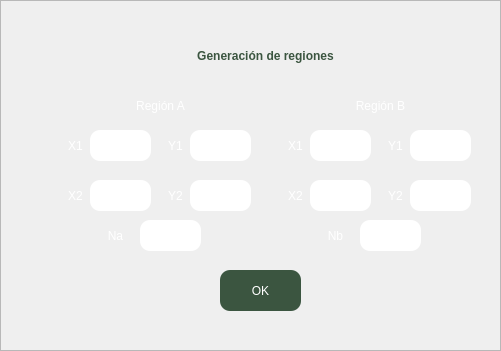
          <widget class="QFrame" name="frame_4">
           <property name="geometry">
            <rect>
             <x>0</x>
             <y>0</y>
             <width>501</width>
             <height>351</height>
            </rect>
           </property>
           <property name="frameShape">
            <enum>QFrame::StyledPanel</enum>
           </property>
           <property name="frameShadow">
            <enum>QFrame::Raised</enum>
           </property>
           <widget class="QLabel" name="label_2">
            <property name="geometry">
             <rect>
              <x>110</x>
              <y>40</y>
              <width>311</width>
              <height>31</height>
             </rect>
            </property>
            <property name="styleSheet">
             <string notr="true">font: 14pt &quot;Roboto&quot;;
color: #3b5540;
font-weight: bold;
</string>
            </property>
            <property name="text">
             <string>Generación de regiones</string>
            </property>
            <property name="textFormat">
             <enum>Qt::AutoText</enum>
            </property>
            <property name="alignment">
             <set>Qt::AlignCenter</set>
            </property>
           </widget>
           <widget class="QLabel" name="label_3">
            <property name="geometry">
             <rect>
              <x>110</x>
              <y>90</y>
              <width>101</width>
              <height>31</height>
             </rect>
            </property>
            <property name="styleSheet">
             <string notr="true">font: 14pt &quot;Roboto&quot;;
color: rgb(255, 255, 255);
</string>
            </property>
            <property name="text">
             <string>Región A</string>
            </property>
            <property name="alignment">
             <set>Qt::AlignCenter</set>
            </property>
           </widget>
           <widget class="QLabel" name="label_4">
            <property name="geometry">
             <rect>
              <x>60</x>
              <y>130</y>
              <width>31</width>
              <height>31</height>
             </rect>
            </property>
            <property name="styleSheet">
             <string notr="true">font: 12pt &quot;Roboto&quot;;
color: rgb(255, 255, 255);
</string>
            </property>
            <property name="text">
             <string>X1</string>
            </property>
            <property name="alignment">
             <set>Qt::AlignCenter</set>
            </property>
           </widget>
           <widget class="QLabel" name="label_5">
            <property name="geometry">
             <rect>
              <x>60</x>
              <y>180</y>
              <width>31</width>
              <height>31</height>
             </rect>
            </property>
            <property name="styleSheet">
             <string notr="true">font: 12pt &quot;Roboto&quot;;
color: rgb(255, 255, 255);
</string>
            </property>
            <property name="text">
             <string>X2</string>
            </property>
            <property name="alignment">
             <set>Qt::AlignCenter</set>
            </property>
           </widget>
           <widget class="QLabel" name="label_6">
            <property name="geometry">
             <rect>
              <x>160</x>
              <y>130</y>
              <width>31</width>
              <height>31</height>
             </rect>
            </property>
            <property name="styleSheet">
             <string notr="true">font: 12pt &quot;Roboto&quot;;
color: rgb(255, 255, 255);
</string>
            </property>
            <property name="text">
             <string>Y1</string>
            </property>
            <property name="alignment">
             <set>Qt::AlignCenter</set>
            </property>
           </widget>
           <widget class="QLabel" name="label_7">
            <property name="geometry">
             <rect>
              <x>160</x>
              <y>180</y>
              <width>31</width>
              <height>31</height>
             </rect>
            </property>
            <property name="styleSheet">
             <string notr="true">font: 12pt &quot;Roboto&quot;;
color: rgb(255, 255, 255);
</string>
            </property>
            <property name="text">
             <string>Y2</string>
            </property>
            <property name="alignment">
             <set>Qt::AlignCenter</set>
            </property>
           </widget>
           <widget class="QLabel" name="label_8">
            <property name="geometry">
             <rect>
              <x>100</x>
              <y>220</y>
              <width>31</width>
              <height>31</height>
             </rect>
            </property>
            <property name="styleSheet">
             <string notr="true">font: 12pt &quot;Roboto&quot;;
color: rgb(255, 255, 255);
</string>
            </property>
            <property name="text">
             <string>Na</string>
            </property>
            <property name="alignment">
             <set>Qt::AlignCenter</set>
            </property>
           </widget>
           <widget class="QTextEdit" name="RA_x1">
            <property name="geometry">
             <rect>
              <x>90</x>
              <y>130</y>
              <width>61</width>
              <height>31</height>
             </rect>
            </property>
            <property name="styleSheet">
             <string notr="true">background: rgb(255, 255, 255);
border-radius: 10px;
font: 10pt &quot;Roboto&quot;;</string>
            </property>
            <property name="html">
             <string>&lt;!DOCTYPE HTML PUBLIC &quot;-//W3C//DTD HTML 4.0//EN&quot; &quot;http://www.w3.org/TR/REC-html40/strict.dtd&quot;&gt;
&lt;html&gt;&lt;head&gt;&lt;meta name=&quot;qrichtext&quot; content=&quot;1&quot; /&gt;&lt;style type=&quot;text/css&quot;&gt;
p, li { white-space: pre-wrap; }
&lt;/style&gt;&lt;/head&gt;&lt;body style=&quot; font-family:'Roboto'; font-size:10pt; font-weight:400; font-style:normal;&quot;&gt;
&lt;p align=&quot;center&quot; style=&quot;-qt-paragraph-type:empty; margin-top:0px; margin-bottom:0px; margin-left:0px; margin-right:0px; -qt-block-indent:0; text-indent:0px;&quot;&gt;&lt;br /&gt;&lt;/p&gt;&lt;/body&gt;&lt;/html&gt;</string>
            </property>
           </widget>
           <widget class="QTextEdit" name="RA_x2">
            <property name="geometry">
             <rect>
              <x>90</x>
              <y>180</y>
              <width>61</width>
              <height>31</height>
             </rect>
            </property>
            <property name="styleSheet">
             <string notr="true">background: rgb(255, 255, 255);
border-radius: 10px;
font: 10pt &quot;Roboto&quot;;</string>
            </property>
            <property name="html">
             <string>&lt;!DOCTYPE HTML PUBLIC &quot;-//W3C//DTD HTML 4.0//EN&quot; &quot;http://www.w3.org/TR/REC-html40/strict.dtd&quot;&gt;
&lt;html&gt;&lt;head&gt;&lt;meta name=&quot;qrichtext&quot; content=&quot;1&quot; /&gt;&lt;style type=&quot;text/css&quot;&gt;
p, li { white-space: pre-wrap; }
&lt;/style&gt;&lt;/head&gt;&lt;body style=&quot; font-family:'Roboto'; font-size:10pt; font-weight:400; font-style:normal;&quot;&gt;
&lt;p align=&quot;center&quot; style=&quot;-qt-paragraph-type:empty; margin-top:0px; margin-bottom:0px; margin-left:0px; margin-right:0px; -qt-block-indent:0; text-indent:0px;&quot;&gt;&lt;br /&gt;&lt;/p&gt;&lt;/body&gt;&lt;/html&gt;</string>
            </property>
           </widget>
           <widget class="QTextEdit" name="Na">
            <property name="geometry">
             <rect>
              <x>140</x>
              <y>220</y>
              <width>61</width>
              <height>31</height>
             </rect>
            </property>
            <property name="styleSheet">
             <string notr="true">background: rgb(255, 255, 255);
border-radius: 10px;
font: 10pt &quot;Roboto&quot;;</string>
            </property>
            <property name="html">
             <string>&lt;!DOCTYPE HTML PUBLIC &quot;-//W3C//DTD HTML 4.0//EN&quot; &quot;http://www.w3.org/TR/REC-html40/strict.dtd&quot;&gt;
&lt;html&gt;&lt;head&gt;&lt;meta name=&quot;qrichtext&quot; content=&quot;1&quot; /&gt;&lt;style type=&quot;text/css&quot;&gt;
p, li { white-space: pre-wrap; }
&lt;/style&gt;&lt;/head&gt;&lt;body style=&quot; font-family:'Roboto'; font-size:10pt; font-weight:400; font-style:normal;&quot;&gt;
&lt;p align=&quot;center&quot; style=&quot;-qt-paragraph-type:empty; margin-top:0px; margin-bottom:0px; margin-left:0px; margin-right:0px; -qt-block-indent:0; text-indent:0px;&quot;&gt;&lt;br /&gt;&lt;/p&gt;&lt;/body&gt;&lt;/html&gt;</string>
            </property>
           </widget>
           <widget class="QTextEdit" name="RA_y1">
            <property name="geometry">
             <rect>
              <x>190</x>
              <y>130</y>
              <width>61</width>
              <height>31</height>
             </rect>
            </property>
            <property name="styleSheet">
             <string notr="true">background: rgb(255, 255, 255);
border-radius: 10px;
font: 10pt &quot;Roboto&quot;;</string>
            </property>
            <property name="html">
             <string>&lt;!DOCTYPE HTML PUBLIC &quot;-//W3C//DTD HTML 4.0//EN&quot; &quot;http://www.w3.org/TR/REC-html40/strict.dtd&quot;&gt;
&lt;html&gt;&lt;head&gt;&lt;meta name=&quot;qrichtext&quot; content=&quot;1&quot; /&gt;&lt;style type=&quot;text/css&quot;&gt;
p, li { white-space: pre-wrap; }
&lt;/style&gt;&lt;/head&gt;&lt;body style=&quot; font-family:'Roboto'; font-size:10pt; font-weight:400; font-style:normal;&quot;&gt;
&lt;p align=&quot;center&quot; style=&quot;-qt-paragraph-type:empty; margin-top:0px; margin-bottom:0px; margin-left:0px; margin-right:0px; -qt-block-indent:0; text-indent:0px;&quot;&gt;&lt;br /&gt;&lt;/p&gt;&lt;/body&gt;&lt;/html&gt;</string>
            </property>
           </widget>
           <widget class="QTextEdit" name="RA_y2">
            <property name="geometry">
             <rect>
              <x>190</x>
              <y>180</y>
              <width>61</width>
              <height>31</height>
             </rect>
            </property>
            <property name="styleSheet">
             <string notr="true">background: rgb(255, 255, 255);
border-radius: 10px;
font: 10pt &quot;Roboto&quot;;</string>
            </property>
            <property name="html">
             <string>&lt;!DOCTYPE HTML PUBLIC &quot;-//W3C//DTD HTML 4.0//EN&quot; &quot;http://www.w3.org/TR/REC-html40/strict.dtd&quot;&gt;
&lt;html&gt;&lt;head&gt;&lt;meta name=&quot;qrichtext&quot; content=&quot;1&quot; /&gt;&lt;style type=&quot;text/css&quot;&gt;
p, li { white-space: pre-wrap; }
&lt;/style&gt;&lt;/head&gt;&lt;body style=&quot; font-family:'Roboto'; font-size:10pt; font-weight:400; font-style:normal;&quot;&gt;
&lt;p align=&quot;center&quot; style=&quot;-qt-paragraph-type:empty; margin-top:0px; margin-bottom:0px; margin-left:0px; margin-right:0px; -qt-block-indent:0; text-indent:0px;&quot;&gt;&lt;br /&gt;&lt;/p&gt;&lt;/body&gt;&lt;/html&gt;</string>
            </property>
           </widget>
           <widget class="QLabel" name="label_21">
            <property name="geometry">
             <rect>
              <x>280</x>
              <y>180</y>
              <width>31</width>
              <height>31</height>
             </rect>
            </property>
            <property name="styleSheet">
             <string notr="true">font: 12pt &quot;Roboto&quot;;
color: rgb(255, 255, 255);
</string>
            </property>
            <property name="text">
             <string>X2</string>
            </property>
            <property name="alignment">
             <set>Qt::AlignCenter</set>
            </property>
           </widget>
           <widget class="QTextEdit" name="RB_y1">
            <property name="geometry">
             <rect>
              <x>410</x>
              <y>130</y>
              <width>61</width>
              <height>31</height>
             </rect>
            </property>
            <property name="styleSheet">
             <string notr="true">background: rgb(255, 255, 255);
border-radius: 10px;
font: 10pt &quot;Roboto&quot;;</string>
            </property>
            <property name="html">
             <string>&lt;!DOCTYPE HTML PUBLIC &quot;-//W3C//DTD HTML 4.0//EN&quot; &quot;http://www.w3.org/TR/REC-html40/strict.dtd&quot;&gt;
&lt;html&gt;&lt;head&gt;&lt;meta name=&quot;qrichtext&quot; content=&quot;1&quot; /&gt;&lt;style type=&quot;text/css&quot;&gt;
p, li { white-space: pre-wrap; }
&lt;/style&gt;&lt;/head&gt;&lt;body style=&quot; font-family:'Roboto'; font-size:10pt; font-weight:400; font-style:normal;&quot;&gt;
&lt;p align=&quot;center&quot; style=&quot;-qt-paragraph-type:empty; margin-top:0px; margin-bottom:0px; margin-left:0px; margin-right:0px; -qt-block-indent:0; text-indent:0px;&quot;&gt;&lt;br /&gt;&lt;/p&gt;&lt;/body&gt;&lt;/html&gt;</string>
            </property>
           </widget>
           <widget class="QLabel" name="label_18">
            <property name="geometry">
             <rect>
              <x>380</x>
              <y>180</y>
              <width>31</width>
              <height>31</height>
             </rect>
            </property>
            <property name="styleSheet">
             <string notr="true">font: 12pt &quot;Roboto&quot;;
color: rgb(255, 255, 255);
</string>
            </property>
            <property name="text">
             <string>Y2</string>
            </property>
            <property name="alignment">
             <set>Qt::AlignCenter</set>
            </property>
           </widget>
           <widget class="QTextEdit" name="RB_x1">
            <property name="geometry">
             <rect>
              <x>310</x>
              <y>130</y>
              <width>61</width>
              <height>31</height>
             </rect>
            </property>
            <property name="styleSheet">
             <string notr="true">background: rgb(255, 255, 255);
border-radius: 10px;
font: 10pt &quot;Roboto&quot;;</string>
            </property>
            <property name="html">
             <string>&lt;!DOCTYPE HTML PUBLIC &quot;-//W3C//DTD HTML 4.0//EN&quot; &quot;http://www.w3.org/TR/REC-html40/strict.dtd&quot;&gt;
&lt;html&gt;&lt;head&gt;&lt;meta name=&quot;qrichtext&quot; content=&quot;1&quot; /&gt;&lt;style type=&quot;text/css&quot;&gt;
p, li { white-space: pre-wrap; }
&lt;/style&gt;&lt;/head&gt;&lt;body style=&quot; font-family:'Roboto'; font-size:10pt; font-weight:400; font-style:normal;&quot;&gt;
&lt;p align=&quot;center&quot; style=&quot;-qt-paragraph-type:empty; margin-top:0px; margin-bottom:0px; margin-left:0px; margin-right:0px; -qt-block-indent:0; text-indent:0px;&quot;&gt;&lt;br /&gt;&lt;/p&gt;&lt;/body&gt;&lt;/html&gt;</string>
            </property>
           </widget>
           <widget class="QTextEdit" name="Nb">
            <property name="geometry">
             <rect>
              <x>360</x>
              <y>220</y>
              <width>61</width>
              <height>31</height>
             </rect>
            </property>
            <property name="styleSheet">
             <string notr="true">background: rgb(255, 255, 255);
border-radius: 10px;
font: 10pt &quot;Roboto&quot;;</string>
            </property>
            <property name="html">
             <string>&lt;!DOCTYPE HTML PUBLIC &quot;-//W3C//DTD HTML 4.0//EN&quot; &quot;http://www.w3.org/TR/REC-html40/strict.dtd&quot;&gt;
&lt;html&gt;&lt;head&gt;&lt;meta name=&quot;qrichtext&quot; content=&quot;1&quot; /&gt;&lt;style type=&quot;text/css&quot;&gt;
p, li { white-space: pre-wrap; }
&lt;/style&gt;&lt;/head&gt;&lt;body style=&quot; font-family:'Roboto'; font-size:10pt; font-weight:400; font-style:normal;&quot;&gt;
&lt;p align=&quot;center&quot; style=&quot;-qt-paragraph-type:empty; margin-top:0px; margin-bottom:0px; margin-left:0px; margin-right:0px; -qt-block-indent:0; text-indent:0px;&quot;&gt;&lt;br /&gt;&lt;/p&gt;&lt;/body&gt;&lt;/html&gt;</string>
            </property>
           </widget>
           <widget class="QLabel" name="label_20">
            <property name="geometry">
             <rect>
              <x>380</x>
              <y>130</y>
              <width>31</width>
              <height>31</height>
             </rect>
            </property>
            <property name="styleSheet">
             <string notr="true">font: 12pt &quot;Roboto&quot;;
color: rgb(255, 255, 255);
</string>
            </property>
            <property name="text">
             <string>Y1</string>
            </property>
            <property name="alignment">
             <set>Qt::AlignCenter</set>
            </property>
           </widget>
           <widget class="QTextEdit" name="RB_x2">
            <property name="geometry">
             <rect>
              <x>310</x>
              <y>180</y>
              <width>61</width>
              <height>31</height>
             </rect>
            </property>
            <property name="styleSheet">
             <string notr="true">background: rgb(255, 255, 255);
border-radius: 10px;
font: 10pt &quot;Roboto&quot;;</string>
            </property>
            <property name="html">
             <string>&lt;!DOCTYPE HTML PUBLIC &quot;-//W3C//DTD HTML 4.0//EN&quot; &quot;http://www.w3.org/TR/REC-html40/strict.dtd&quot;&gt;
&lt;html&gt;&lt;head&gt;&lt;meta name=&quot;qrichtext&quot; content=&quot;1&quot; /&gt;&lt;style type=&quot;text/css&quot;&gt;
p, li { white-space: pre-wrap; }
&lt;/style&gt;&lt;/head&gt;&lt;body style=&quot; font-family:'Roboto'; font-size:10pt; font-weight:400; font-style:normal;&quot;&gt;
&lt;p align=&quot;center&quot; style=&quot;-qt-paragraph-type:empty; margin-top:0px; margin-bottom:0px; margin-left:0px; margin-right:0px; -qt-block-indent:0; text-indent:0px;&quot;&gt;&lt;br /&gt;&lt;/p&gt;&lt;/body&gt;&lt;/html&gt;</string>
            </property>
           </widget>
           <widget class="QLabel" name="label_16">
            <property name="geometry">
             <rect>
              <x>280</x>
              <y>130</y>
              <width>31</width>
              <height>31</height>
             </rect>
            </property>
            <property name="styleSheet">
             <string notr="true">font: 12pt &quot;Roboto&quot;;
color: rgb(255, 255, 255);
</string>
            </property>
            <property name="text">
             <string>X1</string>
            </property>
            <property name="alignment">
             <set>Qt::AlignCenter</set>
            </property>
           </widget>
           <widget class="QTextEdit" name="RB_y2">
            <property name="geometry">
             <rect>
              <x>410</x>
              <y>180</y>
              <width>61</width>
              <height>31</height>
             </rect>
            </property>
            <property name="styleSheet">
             <string notr="true">background: rgb(255, 255, 255);
border-radius: 10px;
font: 10pt &quot;Roboto&quot;;</string>
            </property>
            <property name="html">
             <string>&lt;!DOCTYPE HTML PUBLIC &quot;-//W3C//DTD HTML 4.0//EN&quot; &quot;http://www.w3.org/TR/REC-html40/strict.dtd&quot;&gt;
&lt;html&gt;&lt;head&gt;&lt;meta name=&quot;qrichtext&quot; content=&quot;1&quot; /&gt;&lt;style type=&quot;text/css&quot;&gt;
p, li { white-space: pre-wrap; }
&lt;/style&gt;&lt;/head&gt;&lt;body style=&quot; font-family:'Roboto'; font-size:10pt; font-weight:400; font-style:normal;&quot;&gt;
&lt;p align=&quot;center&quot; style=&quot;-qt-paragraph-type:empty; margin-top:0px; margin-bottom:0px; margin-left:0px; margin-right:0px; -qt-block-indent:0; text-indent:0px;&quot;&gt;&lt;br /&gt;&lt;/p&gt;&lt;/body&gt;&lt;/html&gt;</string>
            </property>
           </widget>
           <widget class="QLabel" name="label_19">
            <property name="geometry">
             <rect>
              <x>320</x>
              <y>220</y>
              <width>31</width>
              <height>31</height>
             </rect>
            </property>
            <property name="styleSheet">
             <string notr="true">font: 12pt &quot;Roboto&quot;;
color: rgb(255, 255, 255);
</string>
            </property>
            <property name="text">
             <string>Nb</string>
            </property>
            <property name="alignment">
             <set>Qt::AlignCenter</set>
            </property>
           </widget>
           <widget class="QLabel" name="label_17">
            <property name="geometry">
             <rect>
              <x>330</x>
              <y>90</y>
              <width>101</width>
              <height>31</height>
             </rect>
            </property>
            <property name="styleSheet">
             <string notr="true">font: 14pt &quot;Roboto&quot;;
color: rgb(255, 255, 255);
</string>
            </property>
            <property name="text">
             <string>Región B</string>
            </property>
            <property name="alignment">
             <set>Qt::AlignCenter</set>
            </property>
           </widget>
           <widget class="QPushButton" name="GR_ok">
            <property name="geometry">
             <rect>
              <x>220</x>
              <y>270</y>
              <width>81</width>
              <height>41</height>
             </rect>
            </property>
            <property name="styleSheet">
             <string notr="true">QPushButton {
	border: 0px;
	border-radius: 10px;
	background-color: #3b5540;
	color: rgb(255, 255, 255);
	font: 10pt &quot;Roboto&quot;;
}
QPushButton:hover {
    background-color: #bfff91;
}
</string>
            </property>
            <property name="text">
             <string>OK</string>
            </property>
           </widget>
          </widget>
